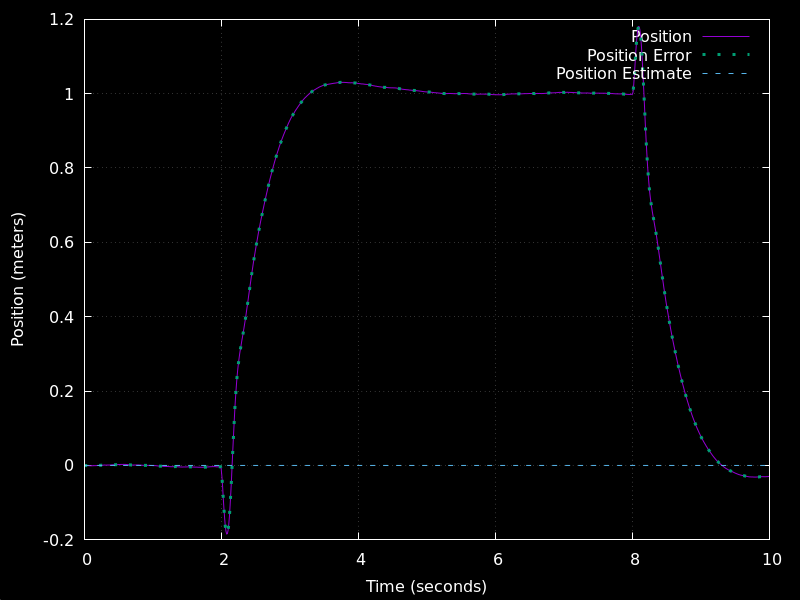

Write the gnuplot code that produced this figure.
load './plots/style.gp'

set terminal pngcairo size 800,600
set output 'plots/plot3.png'

set xlabel "Time (seconds)" textcolor rgb "white" font ",12"
set ylabel "Position (meters)" textcolor rgb "white" font ",12"

plot 'pendulum_sim.csv' using 1:2 w l title 'Position', \
     ''                 using 1:7 w l lw 3 dt 3 title 'Position Error', \
     ''                 using 1:8 w l dt 2 title 'Position Estimate'

set output
set terminal x11 2 title "Position" persist
replot
